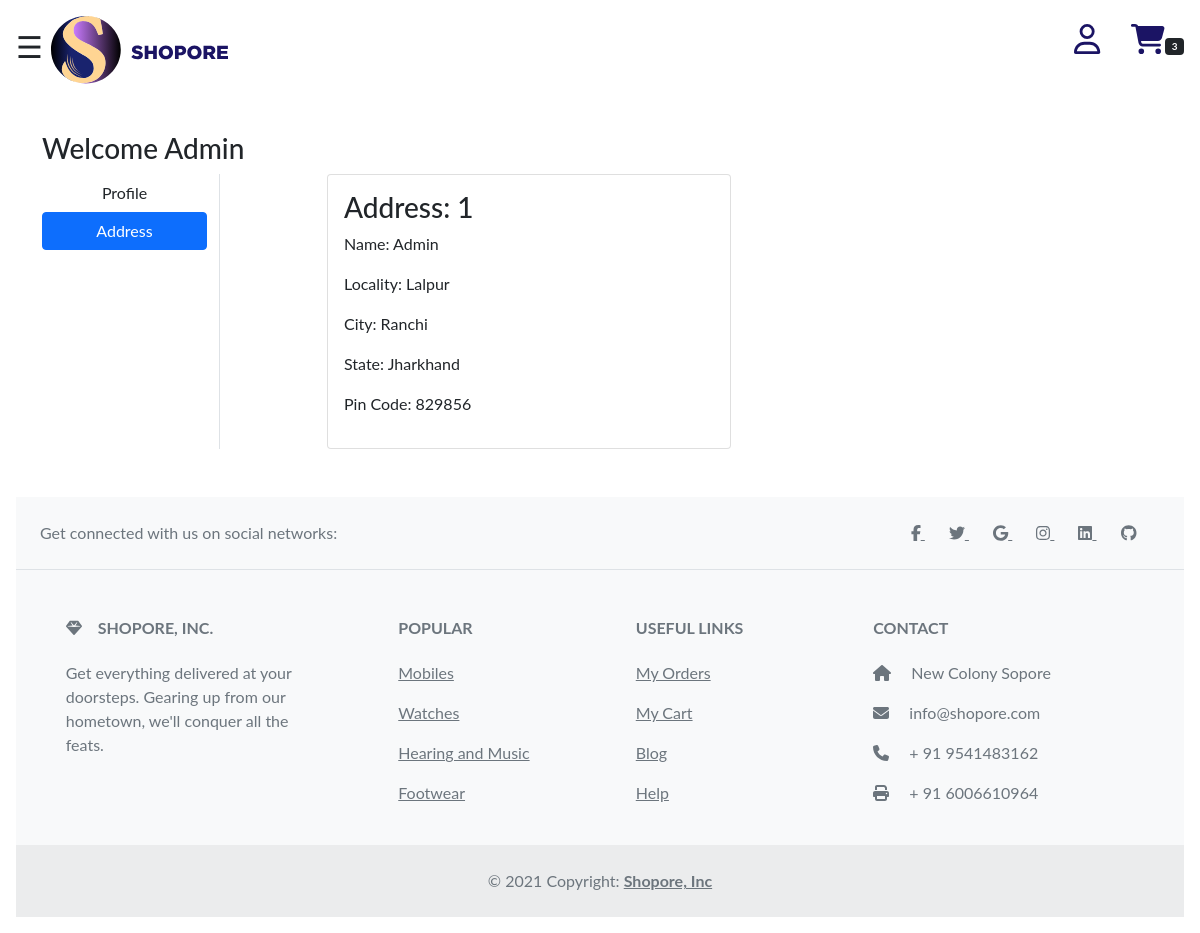
The page /address/ (signed in) on the database its author committed.
### app/models.py (models this page shows, shortened)
class Customer(models.Model):
 user = models.ForeignKey(User, on_delete=models.CASCADE)
 name = models.CharField(max_length=200)
 locality = models.CharField(max_length=200)
 city = models.CharField(max_length=50)
 zipcode = models.IntegerField()
 state = models.CharField(choices=STATE_CHOICES, max_length=50)

### app/views.py (the view)
# urls.py: path('address/', views.address, name='address'),
@login_required
def address(request):
	totalitem = 0
	if request.user.is_authenticated:
		totalitem = len(Cart.objects.filter(user=request.user))
	add = Customer.objects.filter(user=request.user)
	return render(request, 'app/address.html', {'add':add, 'active':'btn-primary', 'totalitem':totalitem})

### app/templates/app/address.html (shortened to what this page needs)
{% extends 'app/base.html' %}
{% load static %}
{% block main-content %}
<div class="container my-5">
 <div class="row">
 <h3>Welcome <span class="text-capitalize">{{request.user}}</span></h3>
  <div class="col-sm-2 border-end">
   <ul class="list-unstyled">
    <li class="d-grid"><a href="{% url 'profile' %}" class="btn">Profile</a></li>
    <li class="d-grid"><a href="{% url 'address' %}" class="btn {{active}}">Address</a></li>
   </ul>
  </div>
  <div class="col-sm-9 offset-sm-1">
   <div class="row">
    {% for ad in add %}
     <div class="col-sm-6">
     <div class="card">
      <div class="card-body">
       <h3>Address: {{ forloop.counter }}</h3>
       <p>Name: {{ad.name}}</p>
       <p>Locality: {{ad.locality}}</p>
       <p>City: {{ad.city}}</p>
       <p>State: {{ad.state}}</p>
       <p>Pin Code: {{ad.zipcode}}</p>
      </div>
     </div>
    </div>
    {% endfor %}
   </div>
  </div>
 </div>
</div>
{% endblock main-content %}

### app/templates/app/base.html (style rules this page uses)
body { font-family: "Lato", sans-serif; transition: background-color .5s; }

### rows shown on the page
Customer: name "Admin", locality "Lalpur", city "Ranchi", state "Jharkhand", zipcode "829856"

### other values the page prints
{{ totalitem }} "3"
{{ request.user }} "Admin"
